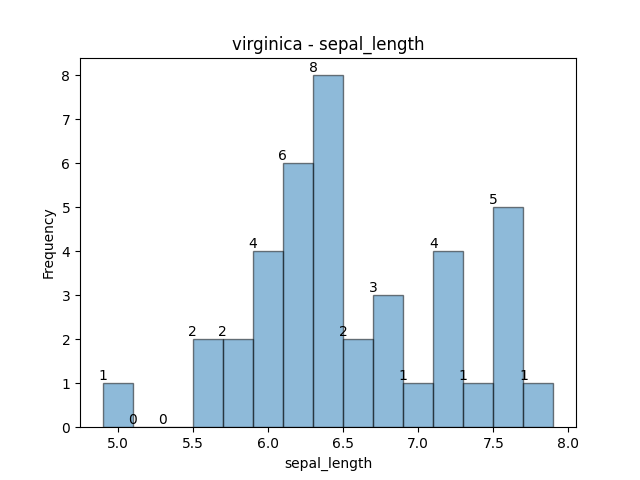
#> input picture pic/virginica_sepal_length.png, 640 x 480 px
$ python cvt.py
#> lines starting #> are read from the running program, lines starting #| are printed output that depends on the picture
#> in read_pic, img is the input picture: shape (480, 640, 4) float32; mean R, G, B, A 0.906, 0.934, 0.953, 1
#> call 2 of read_pic, with filename = 'pic/virginica_sepal_width.png'
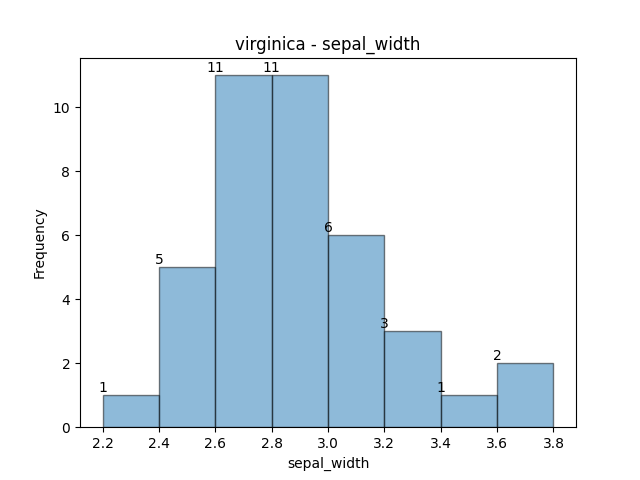
#> input picture pic/virginica_sepal_width.png, 640 x 480 px
#> in read_pic, img is the input picture: shape (480, 640, 4) float32; mean R, G, B, A 0.88, 0.92, 0.945, 1
#> call 3 of read_pic, with filename = 'pic/virginica_petal_length.png'
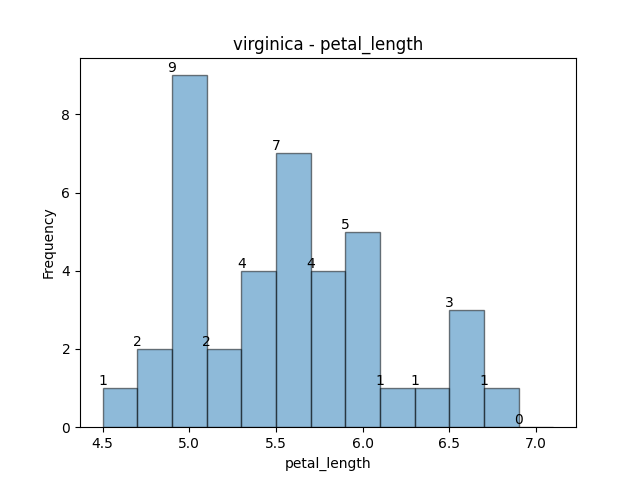
#> input picture pic/virginica_petal_length.png, 640 x 480 px
#> in read_pic, img is the input picture: shape (480, 640, 4) float32; mean R, G, B, A 0.905, 0.934, 0.954, 1
#> call 4 of read_pic, with filename = 'pic/virginica_petal_width.png'
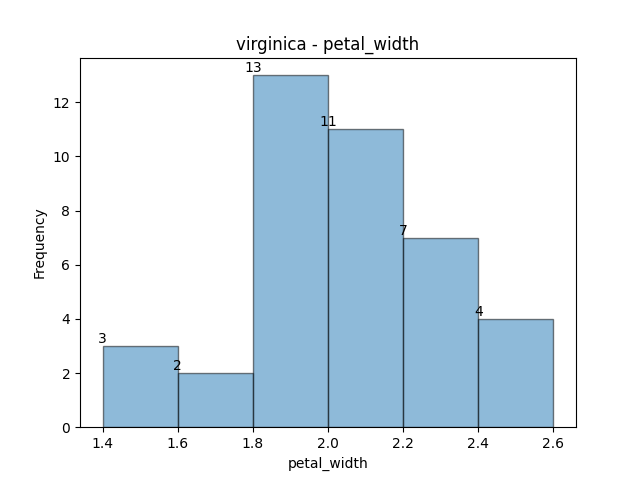
#> input picture pic/virginica_petal_width.png, 640 x 480 px
#> in read_pic, img is the input picture: shape (480, 640, 4) float32; mean R, G, B, A 0.868, 0.913, 0.942, 1
import numpy as np
import matplotlib.pyplot as plt

# 将四张图片拼接在一起
def plot_4pic(pic1, pic2, pic3, pic4):
    fig = plt.figure(figsize=(10, 10))
    ax1 = fig.add_subplot(221)
    ax2 = fig.add_subplot(222)
    ax3 = fig.add_subplot(223)
    ax4 = fig.add_subplot(224)
    ax1.imshow(pic1)
    ax2.imshow(pic2)
    ax3.imshow(pic3)
    ax4.imshow(pic4)
    plt.show()
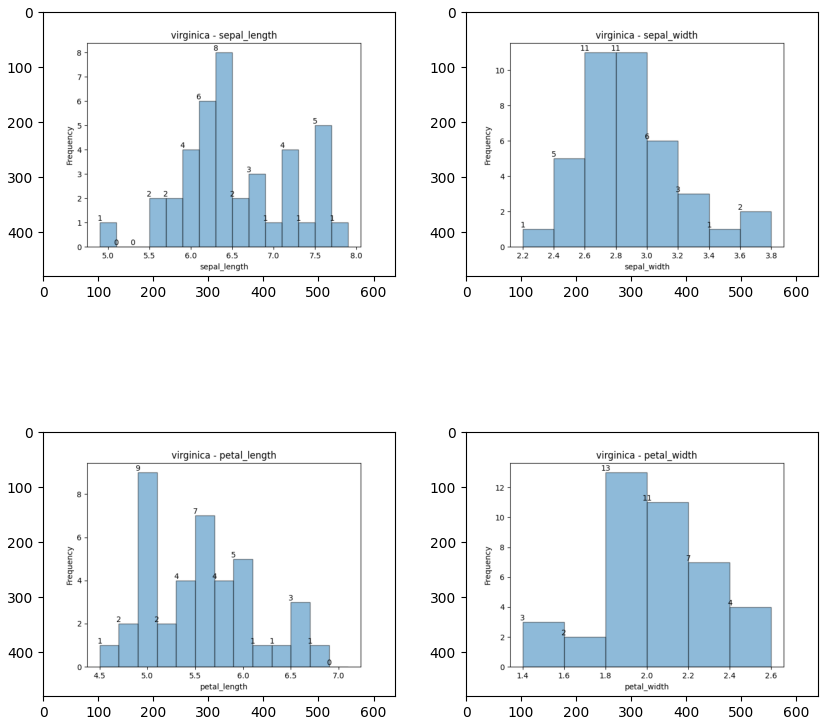
#> figure drawn by matplotlib, 4 panels
    plt.savefig('pic/4pic.png')

# 读取图片
def read_pic(filename):
    img = plt.imread(filename)
    return img

# 保存图片
def save_pic(pic, filename):
    plt.imsave(filename, pic)

# [9 lines of commented-out code are left out]

pic1 = read_pic('pic/virginica_sepal_length.png')
pic2 = read_pic('pic/virginica_sepal_width.png')
pic3 = read_pic('pic/virginica_petal_length.png')
pic4 = read_pic('pic/virginica_petal_width.png')
plot_4pic(pic1, pic2, pic3, pic4)
